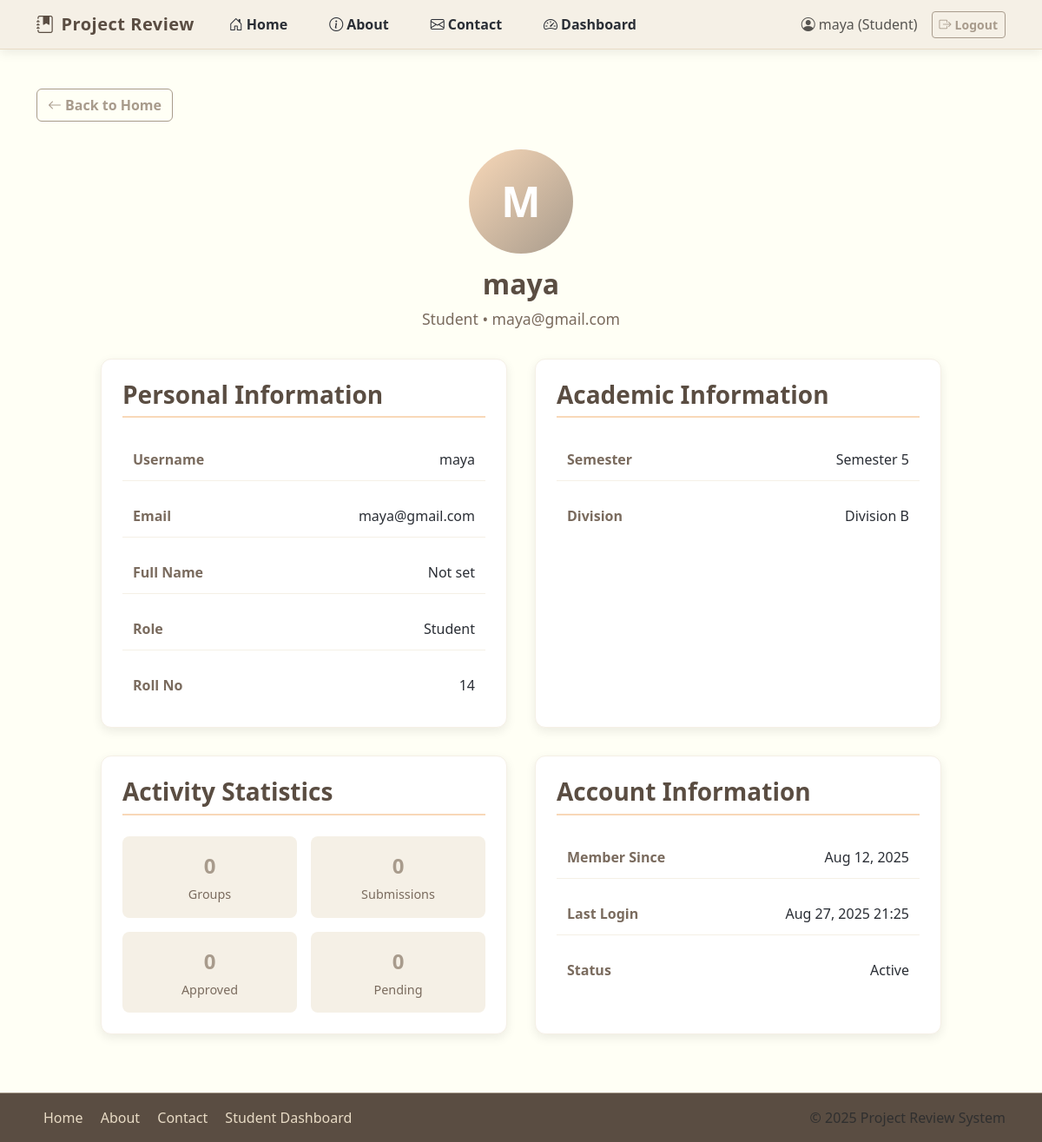
Page /profile/ (signed in) on the earlier database version.
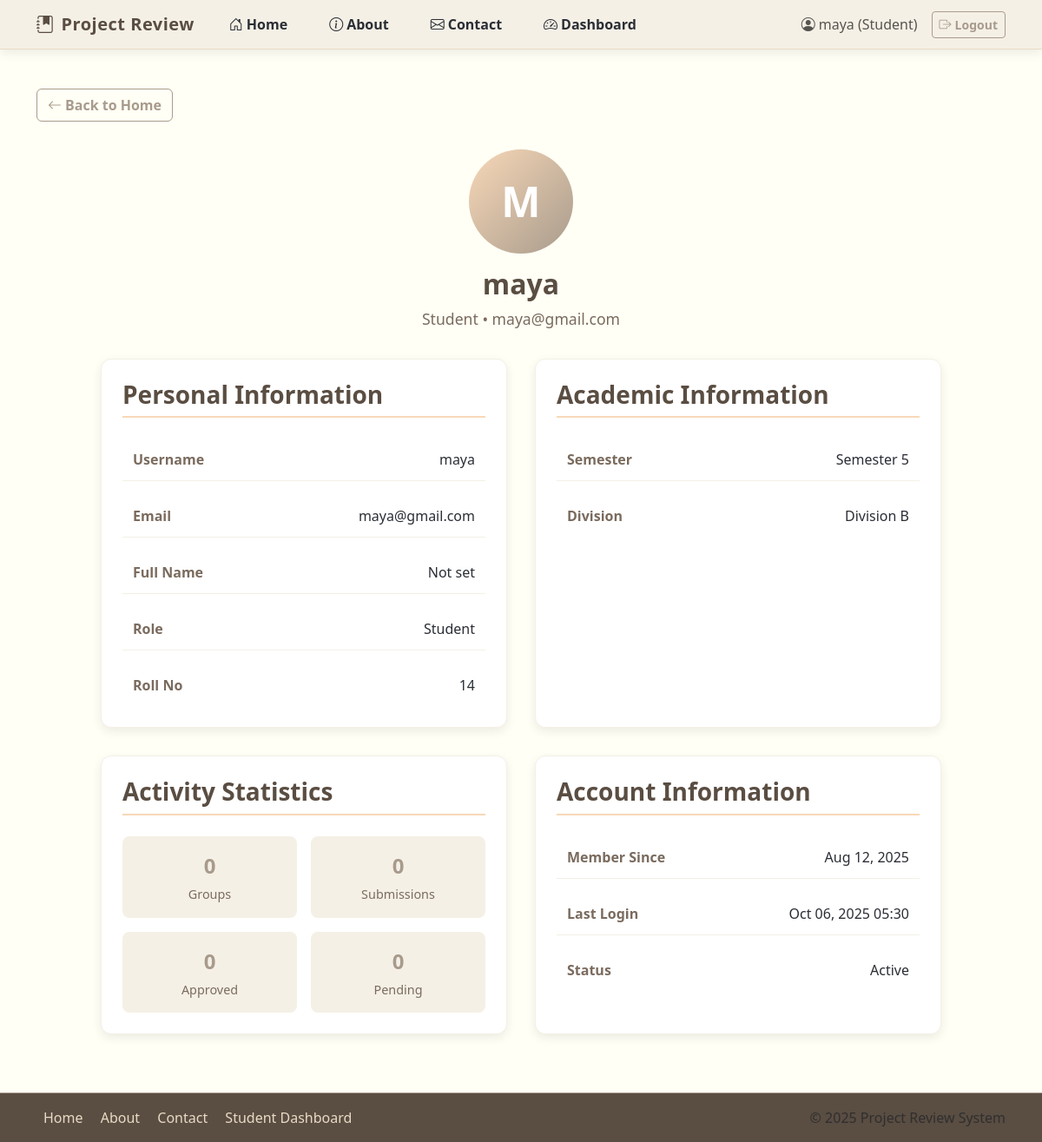
Same page on the later database version.
### project_review_app/models.py (models this page shows, shortened)
class CustomUser(AbstractUser):
    ROLE_CHOICES = (
        ('teacher', 'Teacher'),
        ('student', 'Student'),
        ('admin', 'Admin'),
    )
    DIVISION_CHOICES = (
        ('A', 'Division A'),
        ('B', 'Division B'),
        ('C', 'Division C'),
    )
    SEMESTER_CHOICES = (
        (1, 'Semester 1'),
        (2, 'Semester 2'),
        (3, 'Semester 3'),
        (4, 'Semester 4'),
        (5, 'Semester 5'),
        (6, 'Semester 6'),
    )
    role = models.CharField(max_length=10, choices=ROLE_CHOICES)
    email = models.EmailField(unique=True)
    division = models.CharField(max_length=1, choices=DIVISION_CHOICES, blank=True, null=True)
    roll_no = models.CharField(max_length=20, blank=True, null=True)
    semester = models.PositiveIntegerField(choices=SEMESTER_CHOICES, blank=True, null=True)
    department = models.CharField(max_length=100, blank=True, null=True)
    subject = models.CharField(max_length=100, blank=True, null=True)

### project_review_app/views.py (the view)
# urls.py: path('profile/', views.profile, name='profile'),
def profile(request):
    return render(request, "student/profile.html")

### templates/student/profile.html (shortened to what this page needs)
{% extends "base.html" %}
{% load static %}
{% block content %}
<div class="profile-container">
    <div class="profile-header">
        <div class="profile-avatar">
            {{ user.username|first|upper }}
        </div>
        <h1 class="profile-title">{{ user.get_full_name|default:user.username }}</h1>
        <p class="profile-role">{{ user.get_role_display }} • {{ user.email }}</p>
    </div>
    <div class="profile-grid">
        <div class="profile-card">
            <h3 class="card-title">Personal Information</h3>
            <div class="info-grid">
                <div class="info-item">
                    <span class="info-label">Username</span>
                    <span class="info-value">{{ user.username }}</span>
                </div>
                <div class="info-item">
                    <span class="info-label">Email</span>
                    <span class="info-value">{{ user.email }}</span>
                </div>
                <div class="info-item">
                    <span class="info-label">Full Name</span>
                    <span class="info-value">{{ user.get_full_name|default:"Not set" }}</span>
                </div>
                <div class="info-item">
                    <span class="info-label">Role</span>
                    <span class="info-value">{{ user.get_role_display }}</span>
                </div>
                {% if user.roll_no %}
                <div class="info-item">
                    <span class="info-label">Roll No</span>
                    <span class="info-value">{{ user.roll_no }}</span>
                </div>
                {% endif %}
            </div>
        </div>
        <div class="profile-card">
            <h3 class="card-title">Academic Information</h3>
            <div class="info-grid">
                {% if user.semester %}
                <div class="info-item">
                    <span class="info-label">Semester</span>
                    <span class="info-value">{{ user.get_semester_display }}</span>
                </div>
                {% endif %}
                {% if user.division %}
                <div class="info-item">
                    <span class="info-label">Division</span>
                    <span class="info-value">{{ user.get_division_display }}</span>
                </div>
                {% endif %}
            </div>
        </div>
        <div class="profile-card">
            <h3 class="card-title">Activity Statistics</h3>
            <div class="stats-grid">
                <div class="stat-item">
                    <div class="stat-number">{{ groups_count|default:0 }}</div>
                    <div class="stat-label">Groups</div>
                </div>
                <div class="stat-item">
                    <div class="stat-number">{{ submissions_count|default:0 }}</div>
                    <div class="stat-label">Submissions</div>
                </div>
                <div class="stat-item">
                    <div class="stat-number">{{ approved_count|default:0 }}</div>
                    <div class="stat-label">Approved</div>
                </div>
                <div class="stat-item">
                    <div class="stat-number">{{ pending_count|default:0 }}</div>
                    <div class="stat-label">Pending</div>
                </div>
            </div>
        </div>
        <div class="profile-card">
            <h3 class="card-title">Account Information</h3>
            <div class="info-grid">
                <div class="info-item">
                    <span class="info-label">Member Since</span>
                    <span class="info-value">{{ user.date_joined|date:"M d, Y" }}</span>
                </div>
                <div class="info-item">
                    <span class="info-label">Last Login</span>
                    <span class="info-value">{{ user.last_login|date:"M d, Y H:i"|default:"Never" }}</span>
                </div>
                <div class="info-item">
                    <span class="info-label">Status</span>
                    <span class="info-value">Active</span>
                </div>
            </div>
        </div>
    </div>
</div>
{% endblock %}

### templates/base.html (shortened to what this page needs)
<!DOCTYPE html>
<html>
<head>
  <link href="https://cdn.jsdelivr.net/npm/bootstrap@5.3.0/dist/css/bootstrap.min.css" rel="stylesheet">
  <link href="https://cdn.jsdelivr.net/npm/bootstrap-icons@1.10.0/font/bootstrap-icons.css" rel="stylesheet">
</head>
<body>
  <nav class="navbar navbar-expand-lg navbar-light">
    <div class="container">
      <a class="navbar-brand" href="{% url 'home' %}">
        <i class="bi bi-journal-bookmark-fill me-2"></i>Project Review
      </a>
      <div class="collapse navbar-collapse" id="navbarNav">
        <ul class="navbar-nav me-auto">
          <li class="nav-item">
            <a class="nav-link {% if request.path == '/' %}active{% endif %}" href="{% url 'home' %}">
              <i class="bi bi-house-door me-1"></i>Home
            </a>
          </li>
          <li class="nav-item">
            <a class="nav-link {% if request.path == '/about/' %}active{% endif %}" href="{% url 'about' %}">
              <i class="bi bi-info-circle me-1"></i>About
            </a>
          </li>
          <li class="nav-item">
            <a class="nav-link {% if request.path == '/contact/' %}active{% endif %}" href="{% url 'contact' %}">
              <i class="bi bi-envelope me-1"></i>Contact
            </a>
          </li>
          {% if user.is_authenticated %}
            <li class="nav-item">
              {% if user.role == 'teacher' %}
                <a class="nav-link {% if request.path == '/teacher_dashboard/' %}active{% endif %}" href="{% url 'teacher_dashboard' %}">
                  <i class="bi bi-speedometer2 me-1"></i>Dashboard
                </a>
              {% elif user.role == 'student' %}
                <a class="nav-link {% if request.path == '/student_dashboard/' %}active{% endif %}" href="{% url 'student_dashboard' %}">
                  <i class="bi bi-speedometer2 me-1"></i>Dashboard
                </a>
              {% endif %}
            </li>
          {% endif %}
        </ul>
        <div class="d-flex align-items-center">
          {% if user.is_authenticated %}
            <span class="navbar-text me-3 d-none d-lg-block">
              <i class="bi bi-person-circle me-1"></i>{{ user.username }} ({{ user.get_role_display }})
            </span>
            <form method="post" action="{% url 'logout' %}">
              <button class="btn btn-sm btn-outline-primary">
                <i class="bi bi-box-arrow-right me-1"></i>Logout
              </button>
            </form>
          {% endif %}
        </div>
      </div>
    </div>
  </nav>
  <main class="container">
    {% block back_button %}
      {% if request.path != '/' %}
        <div class="back-button">
          <a href="{% url 'home' %}" class="btn btn-outline-primary">
            <i class="bi bi-arrow-left me-1"></i>Back to Home
          </a>
        </div>
      {% endif %}
    {% endblock %}
    {% block content %}{% endblock %}
  </main>
  <footer>
    <div class="container">
      <div class="row align-items-center">
        <div class="col-md-6 text-center text-md-start mb-2 mb-md-0">
          <a href="{% url 'home' %}" class="footer-link">Home</a>
          <a href="{% url 'about' %}" class="footer-link">About</a>
          <a href="{% url 'contact' %}" class="footer-link">Contact</a>
          {% if user.is_authenticated %}
            {% if user.role == 'teacher' %}
              <a href="{% url 'teacher_dashboard' %}" class="footer-link">Teacher Dashboard</a>
            {% elif user.role == 'student' %}
              <a href="{% url 'student_dashboard' %}" class="footer-link">Student Dashboard</a>
            {% endif %}
          {% endif %}
        </div>
        <div class="col-md-6 text-center text-md-end">
          <span class="text-muted">&copy; {% now "Y" %} Project Review System</span>
        </div>
      </div>
    </div>
  </footer>
</body>
</html>

Differences in the rows shown:
changed CustomUser "maya": last_login "Aug 27, 2025 21:25" → "Oct 06, 2025 05:30"
